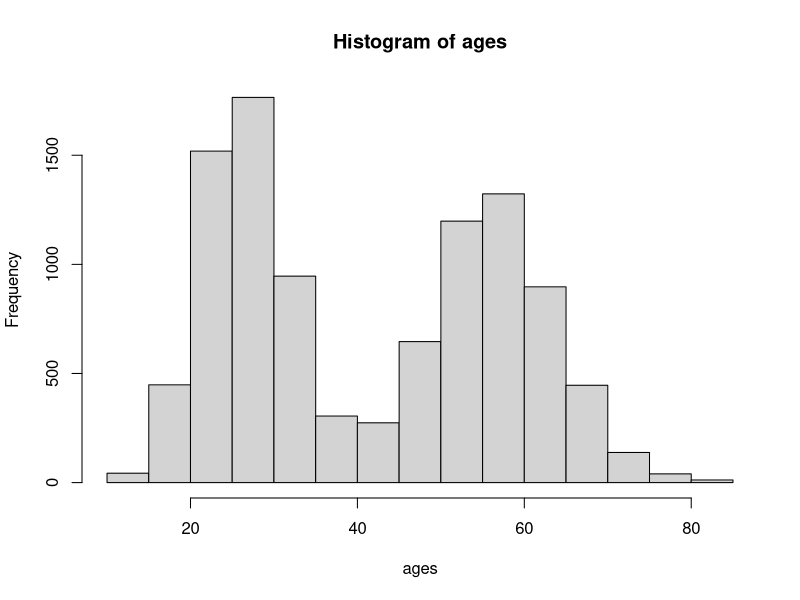

Source code (R): (Note: this script raises an error after producing the figure.)
# Simulated Data_filsan_alvin

#######################################################################
# Coding for Gender Reassignment Surgery
# https://www.icd10monitor.com/coding-for-gender-reassignment-surgery
#
# Orchiectomy (54520, 54690)
# Penectomy (54125)
# Vaginoplasty (57335)
# Colovaginoplasty (57291-57292)
# Clitoroplasty (56805)
# Labiaplast(58999)
# Breast augmentation (19324-19325)
# Tracea shave/reduction thyroid chondroplasty (31899)
#
# The DSM-5 estimates that about 0.005% to 0.014% of people assigned male at birth
# and 0.002% to 0.003% of people assigned female at birth are diagnosable with 
# gender dysphoria
#
# Prevalence of gender-affirming surgeries
# -> https://www.ncbi.nlm.nih.gov/pmc/articles/PMC5977951
#
# Gender-affirming hormone therapies
# -> https://www.ncbi.nlm.nih.gov/pmc/articles/PMC6354936/
#
# Homelessness among LGBT adults
# -> https://williamsinstitute.law.ucla.edu/wp-content/uploads/LGBT-Homelessness-May-2020.pdf
#
########################################################################


library(dplyr)

rm(list=ls())

n = 10000

# Create (n/2) values centered around 27 and 57, put directly into list
poisson_params = list( c(n/2, 27), c(n/2, 57))
ages = lapply(poisson_params, function(x) rpois(x[1], x[2])) %>% unlist()
ages
hist(ages)

surg_codes <- c("54520", "54690", "54125", "57335", "57291", "57292", "56805", 
                "58999", "19324", "19325", "31899")

# Simplify percentage of surgeries among trans community -> 13%
# >= 80% have taken gender affirming hormone therapy (GAHT) or want to at some point

trans_percentage <- 0.6   # (percentage of transgender individuals in the USA population) x 100
surg_percentage <- 0.13   # note that this is not amplified by ~x10
surg_probs <- trans_percentage*rep(surg_percentage/length(surg_codes), times=length(surg_codes))
surg_probs = 10*surg_probs


# Gender dysphoria probabilities amplified by ~100x
# Simplify data by assuming that surgeries and HRT's need individuals to be >= 18 y/0
# Depression in transgender individuals <65 y/0, more than 80% had depression

df2 = tibble(ages,
             sex = sample(c("M","F"), size=length(ages), replace=TRUE, prob=c(0.495,0.505)),
             dysph = if_else( sex == "M",
                                  sample(c(1,0), size=(length(ages)), replace=TRUE, prob=c(0.14,0.86)),
                                  sample(c(1,0), size=(length(ages)), replace=TRUE, prob=c(0.03,0.97)) ),
             surg = if_else(ages < 18, "NA",
                            if_else(dysph == 1, sample(c("NA",surg_codes), size=length(ages), replace=TRUE, 
                                                       prob = c(1-surg_probs[1], surg_probs) ),
                                    sample("NA", size=length(ages), replace=TRUE)
                                    )
                            ),
             test_estro = ifelse(ages >= 18 & dysph == 1,  
                                  sample(c(1,0), size=length(ages), replace=TRUE, prob=c(0.8,0.2)),
                                  sample(0, size=length(ages), replace=TRUE) ),
             depression = ifelse(ages >= 18 & dysph == 1, 
                                 sample(c(1,0), size=length(ages), replace=TRUE, prob=c(0.2,0.8)),
                                 sample(c(1,0), size=length(ages), replace=TRUE, prob=c(0.067,0.933)) ),
             employment = if_else(ages<18, 
               sample(0, size=length(ages), replace=TRUE),
               if_else(ages>=18 & dysph==1,
                       sample(c(1,0), size = length(ages), replace=TRUE, prob=c(0.75,0.25)),
                       sample(c(1,0), size = length(ages), replace=TRUE, prob=c(0.9633,0.0367)) )),
             housing = ifelse(ages >= 18 & dysph == 1,  
                              sample(c(1,0), size=length(ages), replace=TRUE, prob=c(0.92,0.08)),
                              sample(c(1,0), size=length(ages), replace=TRUE, prob=c(0.998,0.002)) )
)

df2             
print.data.frame(df2)


# Complete code for computing mortality based on depression, employment, housing statuses
# among individuals who experience gender dysphoria

df2 = df2 %>% mutate(depr_invert = if_else(depression==1, 0, 1))
df2 = df2 %>% mutate(dysph_invert = if_else(depression==1, 0, 1))

df2 = df2 %>% mutate(survival_1yr = (depression + employment + housing + dysph_invert)/4 )
viewdf <- View(df2)

# mortality rate = (d/p)*(10^n)
# d -> deaths from cause of interest
# p -> size of population of interest, in which the deaths occur
# 10^n -> size of entire general population. 

df2 = df2 %>% mutate(mortality = (1-survival_1yr)*100)